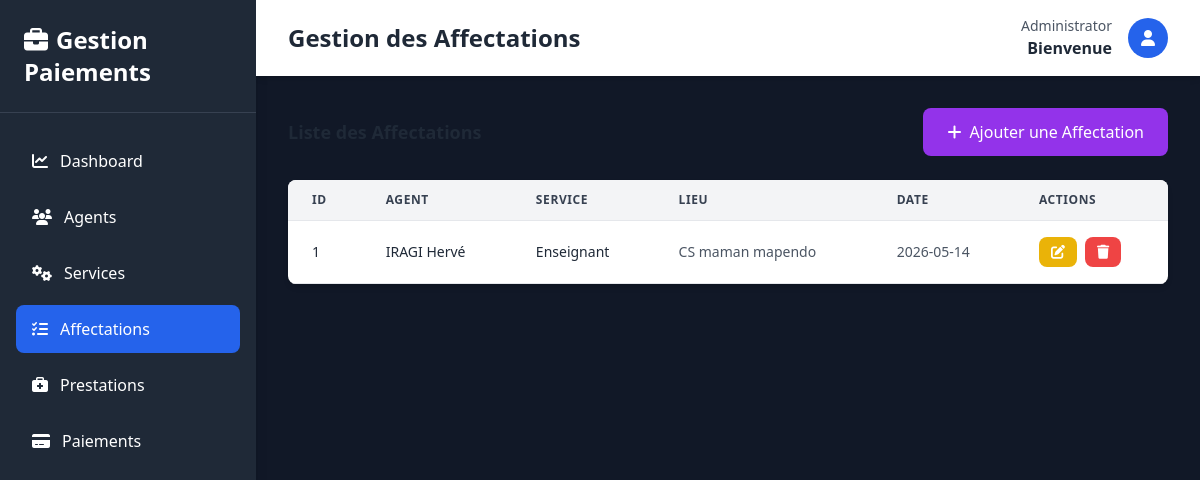
The app's page /pages/affectations/index.php (signed in) with its own data.
### tables this page shows
CREATE TABLE `affectation` (
  `id` int(11) NOT NULL,
  `lieu_affectation` varchar(100) DEFAULT NULL,
  `date_affectation` date DEFAULT NULL,
  `id_agent` int(11) NOT NULL,
  `id_service` int(11) NOT NULL
);

CREATE TABLE `agent` (
  `id_agent` int(11) NOT NULL,
  `nom_complet` varchar(100) NOT NULL,
  `adresse` varchar(150) DEFAULT NULL,
  `date_naissance` date DEFAULT NULL,
  `telephone` varchar(20) DEFAULT NULL,
  `profil` varchar(50) DEFAULT NULL,
  `lieu_naissance` varchar(100) DEFAULT NULL,
  `fonction` varchar(100) DEFAULT NULL
);

CREATE TABLE `service` (
  `id` int(11) NOT NULL,
  `designation` varchar(100) NOT NULL,
  `description` text DEFAULT NULL
);

### Classes/Affectation.php (called while the page is built, shortened)
<?php
require_once __DIR__ . '/../Config/Database.php';
class Affectation {
    private $id;
    private $lieu_affectation;
    private $date_affectation;
    public function __construct(
        $lieu_affectation = null,
        $date_affectation = null,
        $id_agent = null,
        $id_service = null,
        $id = null
    ) {
        $this->id = $id;
        $this->lieu_affectation = $lieu_affectation;
        $this->date_affectation = $date_affectation;
    }
    public function getId() {
        return $this->id;
    }
    public function getLieuAffectation() {
        return $this->lieu_affectation;
    }
    public function getDateAffectation() {
        return $this->date_affectation;
    }
    public static function getAll() {
        $db = Database::getInstance();
        $sql = "SELECT * FROM Affectation";
        $affectations = [];
        try {
            $stmt = $db->prepare($sql);
            $stmt->execute();
            while ($row = $stmt->fetch(PDO::FETCH_ASSOC)) {
                $affectation = new self(
                    $row['lieu_affectation'],
                    $row['date_affectation'],
                    $row['id_agent'],
                    $row['id_service'],
                    $row['id']
                );
                $affectations[] = $affectation;
            }
            return $affectations;
        } catch (PDOException $e) {
            echo "Erreur lors de la récupération : " . $e->getMessage();
            return [];
        }
    }
}
?>

### Config/Database.php (called while the page is built, shortened)
<?php
class Database {
    private static $host = 'localhost';
    private static $db_name = 'gestion_paiement_agents';
    private static $user = 'root';
    private static $password = '';
    private static $conn;
    public static function connect() {
        self::$conn = null;
        try {
            $dsn = 'mysql:host=' . self::$host . ';dbname=' . self::$db_name . ';charset=utf8';
            self::$conn = new PDO($dsn, self::$user, self::$password);
            self::$conn->setAttribute(PDO::ATTR_ERRMODE, PDO::ERRMODE_EXCEPTION);
        } catch (PDOException $e) {
            die('Erreur de connexion : ' . $e->getMessage());
        }
        return self::$conn;
    }
    public static function getInstance() {
        return self::$conn;
    }
}
?>

### Classes/Agent.php (called while the page is built, shortened)
<?php
require_once __DIR__ . '/../Config/Database.php';
class Agent {
    private $nom_complet;
    public function __construct(
        $nom_complet = null,
        $adresse = null,
        $date_naissance = null,
        $telephone = null,
        $profil = null,
        $lieu_naissance = null,
        $fonction = null,
        $id_agent = null
    ) {
        $this->nom_complet = $nom_complet;
    }
    public function getNomComplet() {
        return $this->nom_complet;
    }
    public static function getById($id) {
        $db = Database::getInstance();
        $sql = "SELECT * FROM Agent WHERE id_agent = :id_agent";
        try {
            $stmt = $db->prepare($sql);
            $stmt->bindParam(':id_agent', $id);
            $stmt->execute();
            if ($stmt->rowCount() > 0) {
                $row = $stmt->fetch(PDO::FETCH_ASSOC);
                return new self(
                    $row['nom_complet'],
                    $row['adresse'],
                    $row['date_naissance'],
                    $row['telephone'],
                    $row['profil'],
                    $row['lieu_naissance'],
                    $row['fonction'],
                    $row['id_agent']
                );
            }
            return null;
        } catch (PDOException $e) {
            echo "Erreur lors de la récupération : " . $e->getMessage();
            return null;
        }
    }
}
?>

### Classes/Service.php (called while the page is built, shortened)
<?php
require_once __DIR__ . '/../Config/Database.php';
class Service {
    private $designation;
    public function __construct(
        $designation = null,
        $description = null,
        $short_description = null,
        $photo = null,
        $id = null
    ) {
        $this->designation = $designation;
    }
    public function getDesignation() {
        return $this->designation;
    }
    public static function getById($id) {
        $db = Database::getInstance();
        $sql = "SELECT * FROM Service WHERE id = :id";
        try {
            $stmt = $db->prepare($sql);
            $stmt->bindParam(':id', $id);
            $stmt->execute();
            if ($stmt->rowCount() > 0) {
                $row = $stmt->fetch(PDO::FETCH_ASSOC);
                return new self(
                    $row['designation'],
                    $row['description'],
                    $row['short_description'] ?? null,
                    $row['photo'] ?? null,
                    $row['id']
                );
            }
            return null;
        } catch (PDOException $e) {
            echo "Erreur lors de la récupération : " . $e->getMessage();
            return null;
        }
    }
}
?>

### pages/affectations/index.php (the view, shortened to what this page needs)
<?php
require_once __DIR__ . '/../../Config/Database.php';
require_once __DIR__ . '/../../Classes/Affectation.php';
require_once __DIR__ . '/../../Classes/Agent.php';
require_once __DIR__ . '/../../Classes/Service.php';
$affectations = Affectation::getAll();
?>
<!DOCTYPE html>
<html lang="fr">
<head>
    <script src="https://cdn.tailwindcss.com"></script>
    <link rel="stylesheet" href="https://cdnjs.cloudflare.com/ajax/libs/font-awesome/6.4.0/css/all.min.css">
</head>
<body class="bg-gray-50">
    <div class="flex h-screen bg-gray-900">
        <div class="w-64 bg-gray-800 text-white shadow-lg">
            <div class="p-6 border-b border-gray-700">
                <h1 class="text-2xl font-bold">
                    <i class="fas fa-briefcase mr-2"></i>Gestion Paiements
                </h1>
            </div>
            <nav class="mt-6 px-4">
                <ul class="space-y-2">
                    <li>
                        <a href="../../Dashboard.php" class="flex items-center px-4 py-3 rounded-lg hover:bg-gray-700 transition">
                            <i class="fas fa-chart-line mr-3"></i>Dashboard
                        </a>
                    </li>
                    <li>
                        <a href="../agents/index.php" class="flex items-center px-4 py-3 rounded-lg hover:bg-gray-700 transition">
                            <i class="fas fa-users mr-3"></i>Agents
                        </a>
                    </li>
                    <li>
                        <a href="../services/index.php" class="flex items-center px-4 py-3 rounded-lg hover:bg-gray-700 transition">
                            <i class="fas fa-cogs mr-3"></i>Services
                        </a>
                    </li>
                    <li>
                        <a href="index.php" class="flex items-center px-4 py-3 rounded-lg bg-blue-600 hover:bg-blue-700 transition">
                            <i class="fas fa-tasks mr-3"></i>Affectations
                        </a>
                    </li>
                    <li>
                        <a href="../prestations/index.php" class="flex items-center px-4 py-3 rounded-lg hover:bg-gray-700 transition">
                            <i class="fas fa-briefcase-medical mr-3"></i>Prestations
                        </a>
                    </li>
                    <li>
                        <a href="../paiements/index.php" class="flex items-center px-4 py-3 rounded-lg hover:bg-gray-700 transition">
                            <i class="fas fa-credit-card mr-3"></i>Paiements
                        </a>
                    </li>
                </ul>
            </nav>
        </div>
        <div class="flex-1 flex flex-col overflow-hidden">
            <div class="bg-white shadow-md">
                <div class="max-w-7xl mx-auto px-4 sm:px-6 lg:px-8 py-4 flex justify-between items-center w-full">
                    <h2 class="text-2xl font-bold text-gray-800">Gestion des Affectations</h2>
                    <div class="flex items-center gap-4">
                        <div class="text-right">
                            <p class="text-sm text-gray-600">Administrator</p>
                            <p class="font-semibold text-gray-800">Bienvenue</p>
                        </div>
                        <div class="w-10 h-10 bg-blue-600 rounded-full flex items-center justify-center text-white">
                            <i class="fas fa-user"></i>
                        </div>
                    </div>
                </div>
            </div>
            <div class="flex-1 overflow-auto p-8">
                <div class="flex justify-between items-center mb-6">
                    <h3 class="text-lg font-bold text-gray-800">Liste des Affectations</h3>
                    <a href="add.php" class="bg-purple-600 hover:bg-purple-700 text-white px-6 py-3 rounded-lg flex items-center gap-2 transition">
                        <i class="fas fa-plus"></i> Ajouter une Affectation
                    </a>
                </div>
                <div class="bg-white rounded-lg shadow-md overflow-hidden">
                    <div class="overflow-x-auto">
                        <table class="w-full">
                            <thead class="bg-gray-100 border-b border-gray-200">
                                <tr>
                                    <th class="px-6 py-3 text-left text-xs font-semibold text-gray-700 uppercase tracking-wider">ID</th>
                                    <th class="px-6 py-3 text-left text-xs font-semibold text-gray-700 uppercase tracking-wider">Agent</th>
                                    <th class="px-6 py-3 text-left text-xs font-semibold text-gray-700 uppercase tracking-wider">Service</th>
                                    <th class="px-6 py-3 text-left text-xs font-semibold text-gray-700 uppercase tracking-wider">Lieu</th>
                                    <th class="px-6 py-3 text-left text-xs font-semibold text-gray-700 uppercase tracking-wider">Date</th>
                                    <th class="px-6 py-3 text-left text-xs font-semibold text-gray-700 uppercase tracking-wider">Actions</th>
                                </tr>
                            </thead>
                            <tbody>
                                <?php if (empty($affectations)): ?>
                                <tr>
                                    <td colspan="6" class="px-6 py-8 text-center text-gray-500">
                                        <i class="fas fa-inbox text-4xl mb-2"></i>
                                        <p class="mt-2">Aucune affectation trouvée</p>
                                    </td>
                                </tr>
                                <?php else: ?>
                                    <?php foreach ($affectations as $affectation):
                                        $agent = Agent::getById($affectation->getIdAgent());
                                        $service = Service::getById($affectation->getIdService());
                                    ?>
                                    <tr class="border-b border-gray-200 hover:bg-gray-50 transition">
                                        <td class="px-6 py-4 whitespace-nowrap text-sm font-medium text-gray-800"><?php echo $affectation->getId(); ?></td>
                                        <td class="px-6 py-4 whitespace-nowrap text-sm text-gray-800"><?php echo $agent ? $agent->getNomComplet() : 'N/A'; ?></td>
                                        <td class="px-6 py-4 whitespace-nowrap text-sm text-gray-800"><?php echo $service ? $service->getDesignation() : 'N/A'; ?></td>
                                        <td class="px-6 py-4 whitespace-nowrap text-sm text-gray-600"><?php echo $affectation->getLieuAffectation(); ?></td>
                                        <td class="px-6 py-4 whitespace-nowrap text-sm text-gray-600"><?php echo $affectation->getDateAffectation(); ?></td>
                                        <td class="px-6 py-4 whitespace-nowrap text-sm gap-2 flex">
                                            <a href="edit.php?id=<?php echo $affectation->getId(); ?>" class="inline-flex items-center px-3 py-2 bg-yellow-500 hover:bg-yellow-600 text-white rounded-lg transition">
                                                <i class="fas fa-edit"></i>
                                            </a>
                                            <a href="delete.php?id=<?php echo $affectation->getId(); ?>" class="inline-flex items-center px-3 py-2 bg-red-500 hover:bg-red-600 text-white rounded-lg transition" onclick="return confirm('Êtes-vous sûr?')">
                                                <i class="fas fa-trash"></i>
                                            </a>
                                        </td>
                                    </tr>
                                    <?php endforeach; ?>
                                <?php endif; ?>
                            </tbody>
                        </table>
                    </div>
                </div>
            </div>
        </div>
    </div>
</body>
</html>

### records on screen
affectation: id "1", id_agent.nom_complet "IRAGI Hervé", id_service.designation "Enseignant", lieu_affectation "CS maman mapendo", date_affectation "2026-05-14"
